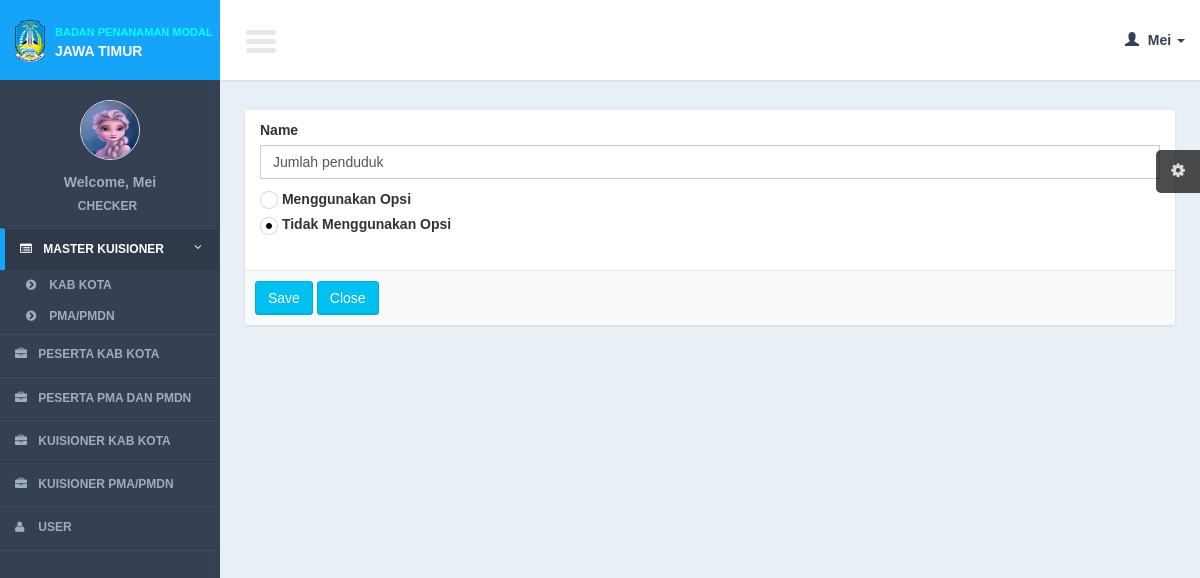
Screenshot of /controllers/question.php?page=form&id=3 (signed in) with the database file from the repository.
### tables this page shows
CREATE TABLE IF NOT EXISTS `users` (
`user_id` int(11) NOT NULL,
  `user_type_id` int(11) DEFAULT NULL,
  `user_login` varchar(100) DEFAULT NULL,
  `user_password` varchar(100) DEFAULT NULL,
  `user_name` varchar(100) DEFAULT NULL,
  `user_code` varchar(100) DEFAULT NULL,
  `user_phone` varchar(100) DEFAULT NULL,
  `user_img` text NOT NULL,
  `user_active_status` int(11) NOT NULL
);

CREATE TABLE IF NOT EXISTS `questions1` (
`q1_id` int(11) NOT NULL,
  `q1_name` text NOT NULL,
  `q1_get_child` int(11) NOT NULL,
  `data_id` int(11) NOT NULL
);

### lib/function.php (called while the page is built, shortened)
<?php
function get_header($title = ""){
	include '../views/layout/header.php';
}
function get_footer(){
	include '../views/layout/footer.php';
}
function get_user_data(){
	$query_user = mysql_query("select * from users where user_id = '".$_SESSION['user_id']."'");
	$row_user = mysql_fetch_object($query_user);
	$name = ucfirst($row_user->user_name);
	switch($row_user->user_type_id){
		case 3: $type = "Checker"; break;
	}
	$user_img = $row_user->user_img;
	return array($name, $type, $user_img);
}
	?>

### models/question_model.php (called while the page is built, shortened)
<?php
function read_id($id){
	$query = mysql_query("select *
			from questions1
			where q1_id = '$id'");
	$result = mysql_fetch_object($query);
	return $result;
}
?>

### views/layout/left_side.php (the view, shortened to what this page needs)
<aside class="left-side sidebar-offcanvas">
               <section class="sidebar">
                   <div class="user-panel">
                       <div class="image" style="text-align:center; margin-bottom:10px; margin-top:10px;">
                       	<?php
                            $user_data = get_user_data();
						if($user_data[2]==""){
							$img = "../img/user/default.jpg";
						}else{
							$img = "../img/user/".$user_data[2];
						}
						?>
                           <img src="<?= $img ?>" class="img-circle" alt="User Image" />
                       </div>
                       <div class="info" style="text-align:center;">
                           <p style="color:#a0acbf; ">
                                       <?php
                                       echo "Welcome, ".$user_data[0];
                                       ?>
                               </p>
                           <a style="color:#a0acbf;  "><?= $user_data[1]?></a>
                       </div>
                   </div>
                   <ul class="sidebar-menu">
                         <li class="treeview <?php if(isset($_SESSION['menu_active']) && $_SESSION['menu_active'] == 1){ echo "active"; }?>">
                           <a href="#">
                               <i class="fa fa-list-alt"></i>
                               <span>Master Kuisioner</span>
                               <i class="fa fa-angle-left pull-right"></i>
                           </a>
                           <ul class="treeview-menu">
                               <li><a href="question.php?page=list"><i class="fa fa-chevron-circle-right"></i> Kab Kota</a></li>
                               <li><a href="question_pma.php?page=list"><i class="fa fa-chevron-circle-right"></i> PMA/PMDN</a></li>
                           </ul>
                 </li>
                   <li <?php if(isset($_SESSION['menu_active']) && $_SESSION['menu_active'] == 2){ echo "class='active'"; } ?>>
                           <a href="participant.php">
                               <i class="fa fa-briefcase"></i>
                               <span>Peserta Kab Kota</span>
                           </a>
                 </li>
                     <li <?php if(isset($_SESSION['menu_active']) && $_SESSION['menu_active'] == 3){ echo "class='active'"; } ?>>
                           <a href="participant_pma.php">
                               <i class="fa fa-briefcase"></i>
                               <span>Peserta PMA dan PMDN</span>
                           </a>
                 </li>
                       <li <?php if(isset($_SESSION['menu_active']) && $_SESSION['menu_active'] == 4){ echo "class='active'"; } ?>>
                           <a href="kuisioner.php">
                               <i class="fa fa-briefcase"></i>
                               <span>Kuisioner Kab Kota</span>
                           </a>
                 </li>
                       <li <?php if(isset($_SESSION['menu_active']) && $_SESSION['menu_active'] == 5){ echo "class='active'"; } ?>>
                           <a href="kuisioner_pma.php">
                               <i class="fa fa-briefcase"></i>
                               <span>Kuisioner PMA/PMDN</span>
                           </a>
                 </li>
                 <li <?php if(isset($_SESSION['menu_active']) && $_SESSION['menu_active'] == 6){ echo "class='active'"; } ?>>
                           <a href="user.php">
                               <i class="fa fa-user"></i>
                               <span>User</span>
                           </a>
                 </li>
                   </ul>
               </section>
           </aside>

### views/layout/header.php (shortened to what this page needs)
<!DOCTYPE html>
<html>
    <head>
        <link href="../css/bootstrap.min.css" rel="stylesheet" type="text/css" />
        <link href="../css/font-awesome.min.css" rel="stylesheet" type="text/css" />
        <link href="../css/ionicons.min.css" rel="stylesheet" type="text/css" />
        <link href="../css/datatables/dataTables.bootstrap.css" rel="stylesheet" type="text/css" />
        <link href="../css/AdminLTE.css" rel="stylesheet" type="text/css" />
        <link href="../css/popModal.css" type="text/css" rel="stylesheet" >
        <link href="../css/preview.css" type="text/css" rel="stylesheet" >
        <link href="../css/iCheck/all.css" rel="stylesheet" type="text/css" />
        <link href="../css/daterangepicker/daterangepicker-bs3.css" rel="stylesheet" type="text/css" />
        <link href="../css/timepicker/bootstrap-timepicker.min.css" rel="stylesheet"/>
       <link href="../css/datepicker/datepicker.css" rel="stylesheet">
      <link rel="stylesheet" type="text/css" href="../css/lookup/bootstrap-select.css">
    </head>
    <body class="skin-blue">
        <header class="header">
            <a href="../index.php" class="logo" >
            <table width="100%" border="0" cellspacing="0" cellpadding="0">
              <tr>
                <td width="14%"><img src="../img/jatim.png" width="30" style="margin-right:10px;"></td>
                <td width="86%"><span style="font-size:11px; font-weight:bold; color:#0FF">BADAN PENANAMAN MODAL </span><br><span style="font-weight:bold;">JAWA TIMUR</span></td>
              </tr>
            </table>
            </a>
            <nav class="navbar navbar-static-top" role="navigation">
                <a href="#" class="navbar-btn sidebar-toggle" data-toggle="offcanvas" role="button">
                    <span class="icon-bar"></span>
                    <span class="icon-bar"></span>
                    <span class="icon-bar"></span>
                </a>
                <div class="navbar-right">
                    <ul class="nav navbar-nav">
                        <li class="dropdown user user-menu">
                            <a href="#" class="dropdown-toggle" data-toggle="dropdown">
                                <i class="glyphicon glyphicon-user"></i>
                                <span>
                                    <?php
                                        $user_data = get_user_data();
                                        echo $user_data[0];
                                    ?>
                                     <i class="caret"></i></span>
                            </a>
                        </li>
                    </ul>
                </div>
            </nav>
        </header>
        <div class="wrapper row-offcanvas row-offcanvas-left">
            <?php
                include("../views/layout/left_side.php");
            ?>
            <aside class="right-side">

### views/question/form.php (shortened to what this page needs)
                <section class="content">
                    <div class="row">
                        <div class="col-md-12">
                             <form action="<?= $action?>" method="post" enctype="multipart/form-data" role="form">
                            <div class="box box-cokelat">
                                <div class="box-body">
                                        <div class="col-md-12">
                                        <div class="form-group">
                                            <label>Name</label>
                                            <input required type="text" name="i_name" class="form-control" placeholder="Enter name ..." value="<?= $row->q1_name ?>"/>
                                        </div>
                                       	<div class="form-group">
                                        <label>
                                        </label>
                                         <label>Menggunakan Opsi</label>
                                        <br />
                                        <label>
                                        </label>
                                         <label>Tidak Menggunakan Opsi</label>
                                    </div>
                                        </div>
                                </div>
                                <div class="box-footer">
                                <input class="btn btn-info" type="submit" value="Save"/>
                                <a href="<?= $close_button?>" class="btn btn-info" >Close</a>
</div>
                            </div>
                       </form>
                        </div>
                    </div>
                </section>

### rows the page displays
users: user_name "Mei", user_img (picture)
questions1: i_name "Jumlah penduduk"

### other values shown
$user_data[1] "CHECKER"
